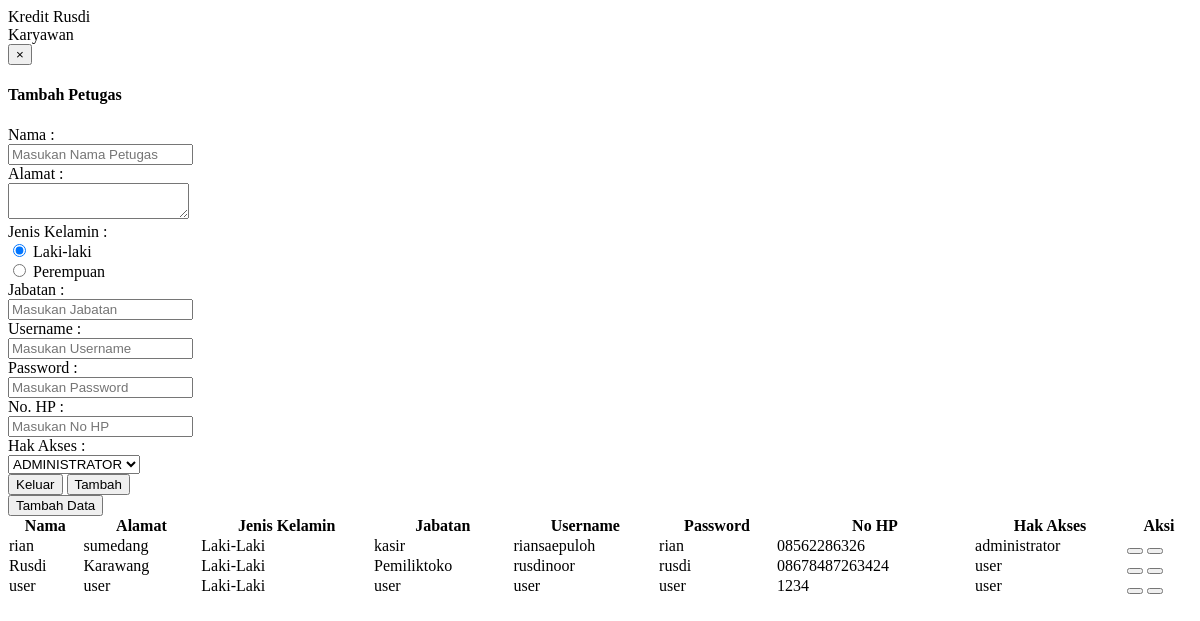
The app's page /admin/karyawan/karyawan.php, older data.
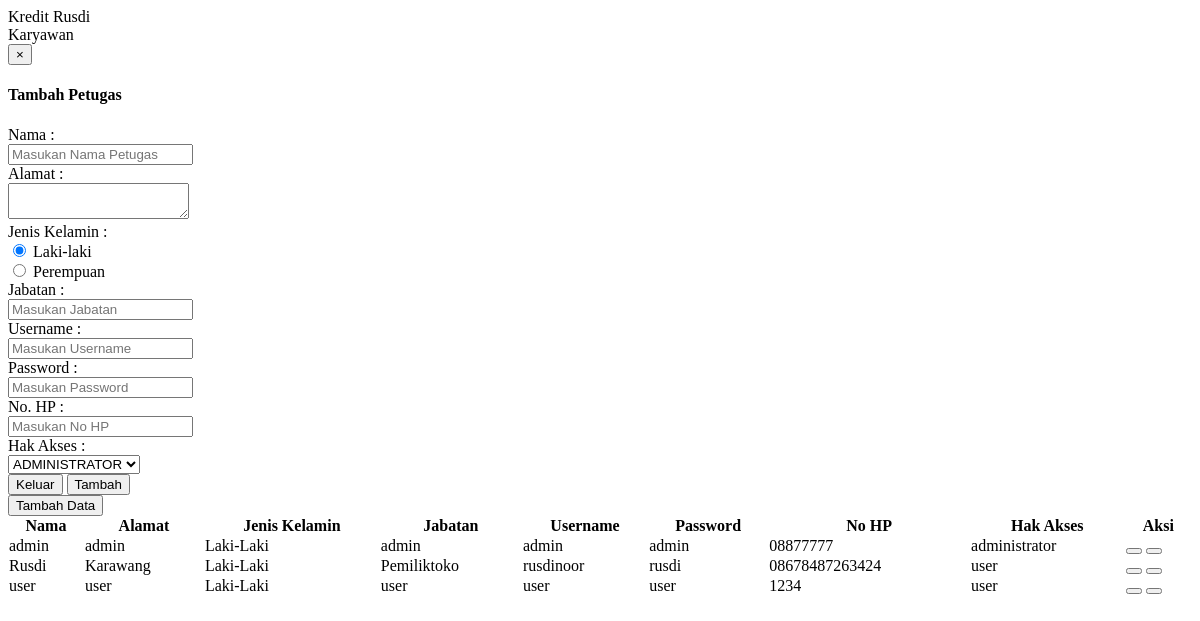
The same page, newer data.
### tables this page shows
CREATE TABLE `users` (
  `nama` varchar(255) DEFAULT NULL,
  `alamat` varchar(255) DEFAULT NULL,
  `jenis_kelamin` enum('Laki-Laki','Perempuan') DEFAULT NULL,
  `jabatan` varchar(255) DEFAULT NULL,
  `username` varchar(255) NOT NULL,
  `password` varchar(255) NOT NULL,
  `hak_akses` varchar(30) DEFAULT NULL,
  `no_hp` varchar(15) DEFAULT NULL,
  PRIMARY KEY (`username`,`password`)
);

### admin/karyawan/karyawan.php (the view, shortened to what this page needs)
<!DOCTYPE html>
<html>
<head>
<body class="flat-blue">
             <?php
                $hasil=mysql_query("SELECT * FROM `users`;");
             ?>
                    <div class="page-title">
                        <span class="title">Kredit Rusdi</span>
                    </div>
                    <div class="row">
                        <div class="col-xs-12">
                            <div class="panel fresh-color panel-info">
                        <div class="panel-heading">
                                    <div class="panel-title">
                                    <div class="title">Karyawan</div>
                                    </div>
                                </div>
                                <div class="panel-body">
                                        <div class="modal fade modal-success" id="daftar" tabindex="-1" role="dialog" aria-labelledby="myModalLabel" aria-hidden="true">
                                            <div class="modal-dialog">
                                                <div class="modal-content">
                                                    <div class="modal-header">
                                                        <button type="button" class="close" data-dismiss="modal" aria-label="Close"><span aria-hidden="true">&times;</span></button>
                                                        <h4 class="modal-title" id="myModalLabel">Tambah Petugas</h4>
                                                    </div>
                                                    <form class="form-horizontal" action="karyawan/simpan_karyawan.php" method="post">
                                                    <div class="modal-body">
                                                         <div class="form-group">
                                                            <label for="contact-name" class="col-lg-3 control-label"> Nama : </label>
                                                            <div class="col-lg-9">
                                                                <input type="text" class="form-control" id="contract-name" name="nama" placeholder="Masukan Nama Petugas">
                                                            </div>
                                                        </div>
                                                        <div class="form-group">
                                                            <label for = "contact-msg" class="col-lg-3 control-label">Alamat : </label>
                                                            <div class="col-lg-9">
                                                            <textarea class="form-control" id="contract-name" name="alamat" placeholder="Masukan Alamat Petugas">
                                                            </textarea>
                                                            </div>
                                                        </div>
                                                       <div class="form-group">
                                                        <label for = "contact-msg" class="col-lg-3 control-label">Jenis Kelamin : </label>
                                                        <div class="col-lg-9">
                                                          <div class="radio3 radio-check radio-inline">
                                                            <input type="radio" id="radio4" name="jenis_kelamin" value="Laki-Laki" checked="">
                                                            <label for="radio4">
                                                              Laki-laki
                                                            </label>
                                                          </div>
                                                          <div class="radio3 radio-check radio-success radio-inline">
                                                            <input type="radio" id="radio5" name="jenis_kelamin" value="Perempuan">
                                                            <label for="radio5">
                                                              Perempuan
                                                            </label>
                                                          </div>
                                                          </div>
                                                        </div>
                                                        <div class="form-group">
                                                            <label for = "contact-msg" class="col-lg-3 control-label">Jabatan : </label>
                                                            <div class="col-lg-9">
                                                                <input type="text" class="form-control" id="contract-name" placeholder="Masukan Jabatan" name="jabatan">
                                                            </div>
                                                        </div>
                                                         <div class="form-group">
                                                            <label for="contact-name" class="col-lg-3 control-label"> Username : </label>
                                                            <div class="col-lg-9">
                                                                <input type="text" class="form-control" id="contract-name" placeholder="Masukan Username" name="username">
                                                            </div>
                                                        </div>
                                                        <div class="form-group">
                                                            <label for="contact-name" class="col-lg-3 control-label"> Password : </label>
                                                            <div class="col-lg-9">
                                                                <input type="password" class="form-control" id="contract-name" placeholder="Masukan Password" name="password">
                                                            </div>
                                                        </div>
                                                        <div class="form-group">
                                                            <label for="contact-name" class="col-lg-3 control-label"> No. HP : </label>
                                                            <div class="col-lg-9">
                                                                <input type="text" class="form-control" id="contract-name" placeholder="Masukan No HP" name="no_hp">
                                                            </div>
                                                        </div>
                                                        <div class="form-group">
                                                            <label for="contact-name" class="col-lg-3 control-label"> Hak Akses : </label>
                                                            <div class="col-lg-9">
                                                                <select name="hak_akses">
                                                                    <option value="administrator">ADMINISTRATOR</option>
                                                                </select>
                                                            </div>
                                                        </div>
                                                    </div>
                                                    <div class="modal-footer">
                                                        <button type="button" class="btn btn-default" data-dismiss="modal">Keluar</button>
                                                        <button type="submit" class="btn btn-success" ><span class="icon fa fa-user-plus"></span> Tambah</button>
                                                    </div>
                                                    </form>
                                                </div>
                                            </div>
                                        </div>
                        <div class="clearfix margin-bottom-10">
                              <div class="btn-group">
                              <button a href="#daftar" data-toggle="modal" class="btn btn-success"><span class="icon fa fa-user-plus"></span>
                                 Tambah Data
                                 </button>
                              </div>
                        </div>
                                    <table class="datatable table table-striped" cellspacing="0" width="100%">
                                        <thead>
                                            <tr>
                                                <th>Nama</th>
                                                <th>Alamat</th>
                                                <th>Jenis Kelamin</th>
                                                <th>Jabatan</th>
                                                <th>Username</th>
                                                <th>Password</th>
                                                <th>No HP</th>
                                                <th>Hak Akses</th>
                                                <th>Aksi</th>
                                            </tr>
                                        </thead>
                                        <tbody>
                                            <?php
                                        if($hasil != null){
                                            while($kolom=mysql_fetch_array($hasil)){
                                            ?>
                                            <tr>
                                                <td><?php echo $kolom['nama']?></td>
                                                <td><?php echo $kolom['alamat']?></td>
                                                <td><?php echo $kolom['jenis_kelamin']?></td>
                                                <td><?php echo $kolom['jabatan']?></td>
                                                <td><?php echo $kolom['username']?></td>
                                                <td><?php echo $kolom['password']?></td>
                                                <td><?php echo $kolom['no_hp']?></td>
                                                <td><?php echo $kolom['hak_akses']?></td>
                                                <td>
                                                    <a href="index.php?page=edit_karyawan&id=<?php echo $kolom['username']; ?>"><button type="button" class="btn btn-success"></button></a>
                                                    <a href="karyawan/hapus_karyawan.php?page=hapus_karyawan&id=<?php echo $kolom['username'];?>"onclick="return confirm('apakah yakin menghapus data ?')" ><button type="button" class="btn btn-danger"><span class="glyphicon glyphicon-remove"></span></button></a>
                                                </td>
                                            </tr>
                                            <?php
                                            }
                                        }
                                        else {
                                            echo "data kosong";
                                        }
                                        ?>
                                        </tbody>
                                    </table>
                                </div>
                            </div>
                        </div>
                    </div>
</body>
</html>

Row changes from the older to the newer data that the page shows:
removed users: nama "rian", alamat "sumedang", jenis_kelamin "Laki-Laki", jabatan "kasir", username "riansaepuloh", password "rian", no_hp "08562286326", hak_akses "administrator"
added users: nama "admin", alamat "admin", jenis_kelamin "Laki-Laki", jabatan "admin", username "admin", password "admin", no_hp "08877777", hak_akses "administrator"
